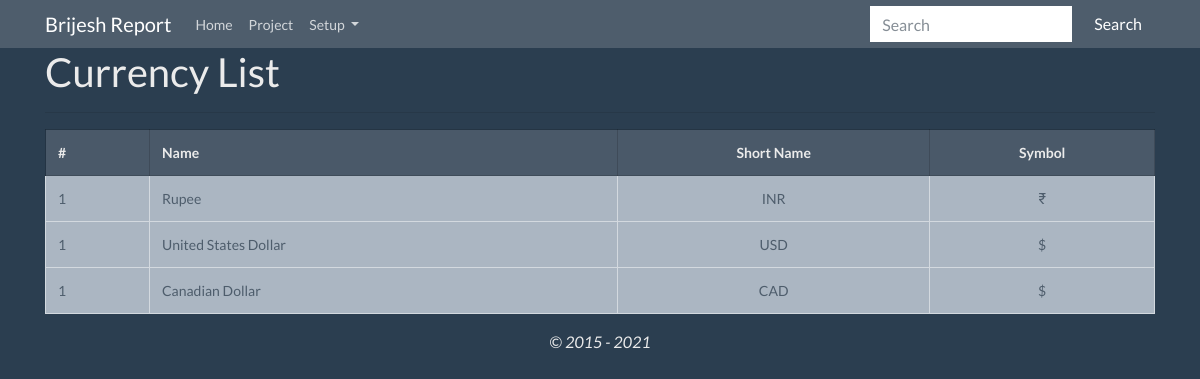
Screenshot of /index.php/currency with the database file from the repository.
### tables this page shows
CREATE TABLE "currencies" (
	"id"	INTEGER PRIMARY KEY AUTOINCREMENT,
	"name"	TEXT NOT NULL,
	"symbol"	TEXT,
	"short_name"	TEXT,
	"position"	TEXT DEFAULT 'left',
	"is_active"	INTEGER DEFAULT 1
);

### application/controllers/Currency.php (called while the page is built, shortened)
<?php
class Currency extends CI_Controller {
	public function __construct()
    {
        $this->load->helper('url_helper');
    }
    public function index()
    {
        $data['currencies'] = $this->currency_model->getCurrences();
        $this->load->view('currency/index', $data);
    }
}

### index.php (called while the page is built, shortened)
<?php
require_once BASEPATH.'core/CodeIgniter.php';

### application/models/Currency_model.php (called while the page is built, shortened)
<?php
	class Currency_model extends CI_Model {
        public function getCurrences()
        {
        	$query = $this->db->get('currencies');
        	return $query->result_array();
        }
}
?>

### application/views/currency/index.php (the view, shortened to what this page needs)
<div class="container" >
	<div class="row">
		<div class="col-md-12">
			<h1>Currency List</h1>
			<hr>
		</div>
	</div>
	<div class="row">
		<div class="col-md-12">
			<table class="table  table-bordered table-hover ">
				<tr class="table-active">
					<th># </th>
					<th>Name</th>
					<th class="text-center" >Short Name</th>
					<th class="text-center">Symbol</th>
				</tr>
				<?php foreach ($currencies as $key => $currency): ?>
					<tr class="table-light text-dark">
						<td>1</td>
						<td><?= $currency['name'] ?></td>
						<td class="text-center"><?= $currency['short_name'] ?></td>
						<td class="text-center"><?= $currency['symbol'] ?></td>
					</tr>
				<?php endforeach ?>
			</table>
		</div>
	</div>
</div>

### rows the page displays
currencies: name "Rupee", short_name "INR", symbol "₹"
currencies: name "United States Dollar", short_name "USD", symbol "$"
currencies: name "Canadian Dollar", short_name "CAD", symbol "$"
